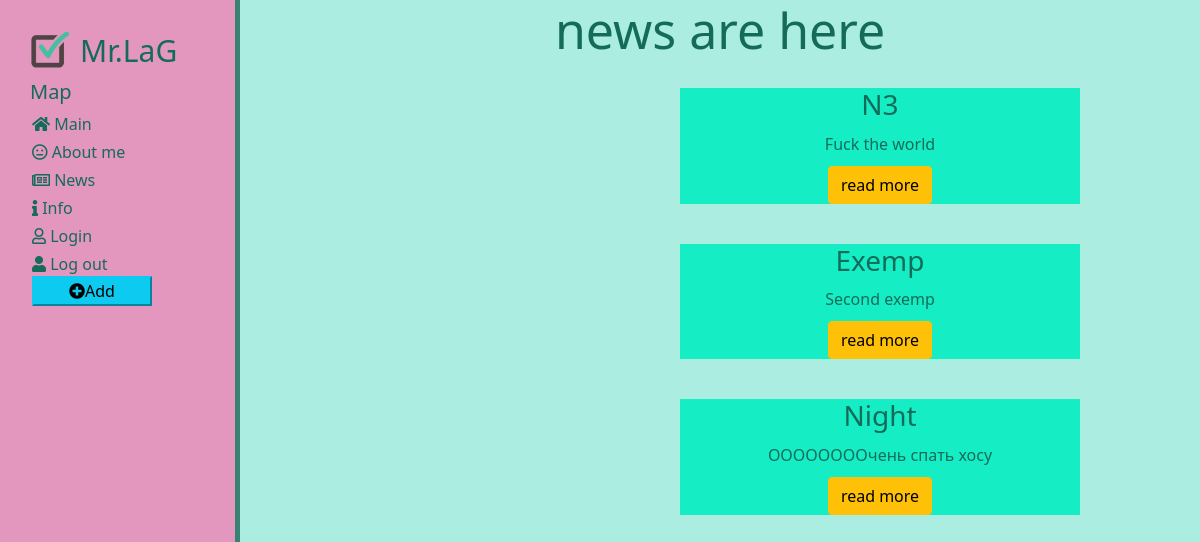
Before: /news/ with the older database file.
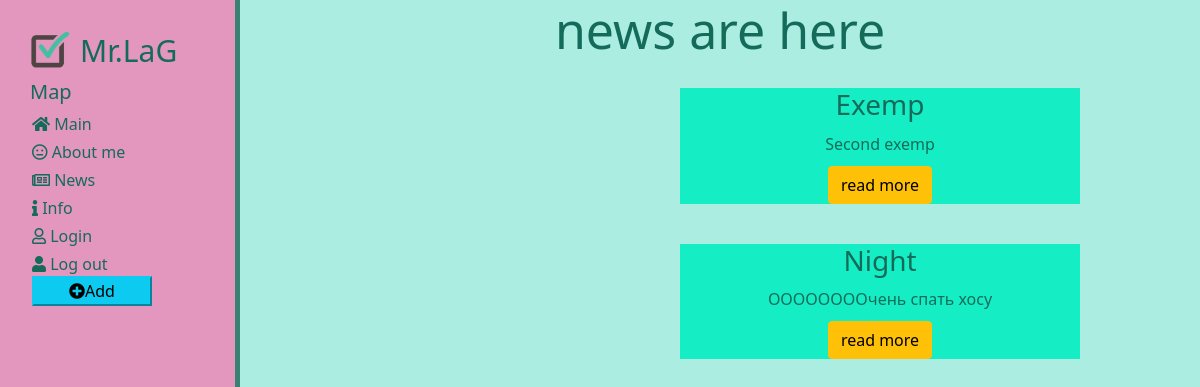
After: the same page with the newer database file.
### news/models.py (models this page shows, shortened)
class Information(models.Model):
    title = models.CharField('Name', max_length=5)  ## what would be, if field is empty ""default='None'"" (as the exemple)
    intro = models.CharField('Anons', max_length=250)  ## field - for small volume of texts (less then 250 signs)
    full_text = models.TextField('Article')  ## field - for huge volume of texts
    date = models.DateTimeField('Date')  ## field - for date
    class Meta:
        verbose_name = 'Information'
        verbose_name_plural = 'Information'

### news/views.py (the view)
# urls.py: path('', views.news_home, name='news_home'),
def news_home (request):                          # method - 2 (with sorting)
    news = Information.objects.order_by('-date')  # sort get information by attribute
    news_dict = {"news": news}
    return render(request, 'news/news_home.html', news_dict)

### news/templates/news/news_home.html (shortened to what this page needs)
{% extends 'main/html_layout.html' %}
{% block content %}
    <div class="features">
        <h1>news are here</h1>
        {% for el in news %}
            <div class="new-news" >
                <h3>{{ el.title }}</h3>
                <p>{{ el.intro}}</p>
                <a href="{% url 'news_detail' el.id %}" class="btn btn-warning">read more</a>
            </div>
        {% endfor %}
    </div>
{% endblock %}

Changed rows visible on the page:
removed Information: title "N3", intro "Fuck the world"
